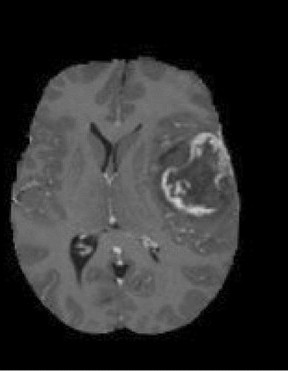
#> input picture Experiment6/img1.jpg, 288 x 371 px
$ jupyter execute main.ipynb
#> lines starting #> are read from the running program, lines starting #| are printed output that depends on the picture
[cell 1]
import cv2  # OpenCV library ko import kar rahe hain jo image processing ke liye use hoti hai
import numpy as np  # NumPy library ko import kar rahe hain jo numerical computations aur array manipulations ke liye use hoti hai
import matplotlib.pyplot as plt  # Matplotlib ka pyplot module import kar rahe hain jo images aur graphs visualize karne ke liye use hota hai

[cell 2]
# Image ko load kar rahe hain
image = cv2.imread('img1.jpg')
#> image is the input picture: shape (371, 288, 3); min 0, max 211, mean 47.9

# OpenCV default BGR format me image load karta hai, isliye usse RGB me convert kar rahe hain
image = cv2.cvtColor(image, cv2.COLOR_BGR2RGB)

[cell 3]
# Image ko 2D array me reshape kar rahe hain jisme har pixel ka ek RGB triplet hoga
pixel_values = image.reshape((-1, 3))

# Pixel values ko float32 format me convert kar rahe hain kyunki OpenCV ke k-means algorithm me float format required hota hai
pixel_values = np.float32(pixel_values)

[cell 4]
# K-Means algorithm ke termination criteria define kar rahe hain
# TERM_CRITERIA_EPS: Algorithm tab stop hoga jab accuracy threshold reach ho jaye
# TERM_CRITERIA_MAX_ITER: Algorithm maximum 100 iterations tak chalega
criteria = (cv2.TERM_CRITERIA_EPS + cv2.TERM_CRITERIA_MAX_ITER, 100, 0.2)

# Clusters ki sankhya define kar rahe hain (Yahan 3 clusters lenge)
k = 3

# K-Means clustering apply kar rahe hain
# pixel_values: Input data (image ke pixels)
# k: Number of clusters
# None: K-Means ke liye koi predefined labels nahi de rahe hain
# criteria: Stopping criteria jo humne define kiya hai
# 10: Algorithm ko 10 baar run karke best clustering result choose karega
# KMEANS_RANDOM_CENTERS: Cluster centers random initialize honge
_, labels, centers = cv2.kmeans(pixel_values, k, None, criteria, 10, cv2.KMEANS_RANDOM_CENTERS)
#> centers = [[84.4, 84.4, 84.4], [109.7, 109.7, 109.7], [1.38, 1.38, 1.38]]

[cell 5]
# Cluster centers ko uint8 format me convert kar rahe hain taki inhe image me use kiya ja sake
centers = np.uint8(centers)
#> centers = [[84, 84, 84], [109, 109, 109], [1, 1, 1]]

# Har pixel ke label ke corresponding cluster center assign kar rahe hain
segmented_image = centers[labels.flatten()]

# 1D array me store segmented pixels ko wapas original image shape me reshape kar rahe hain
segmented_image = segmented_image.reshape(image.shape)
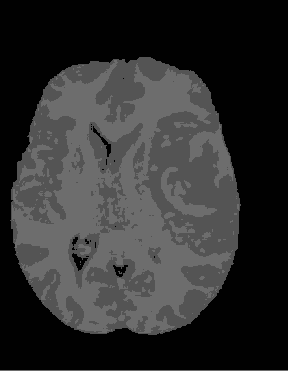
#> segmented_image: shape (371, 288, 3); min 1, max 109, mean 47.4

[cell 6]
# Figure ka size set kar rahe hain (10x5 inches)
plt.figure(figsize=(10,5))

# Pehli subplot me original image dikhayenge
plt.subplot(1,2,1)  # 1 row, 2 columns, pehli position
plt.imshow(image)  # Original image display kar rahe hain
plt.title("Original Image")  # Title set kar rahe hain

# Dusri subplot me segmented image dikhayenge
plt.subplot(1,2,2)  # 1 row, 2 columns, dusri position
plt.imshow(segmented_image)  # K-Means clustered image display kar rahe hain
plt.title("Segmented Image (K-Means)")  # Title set kar rahe hain

# Final output display kar rahe hain
plt.show()
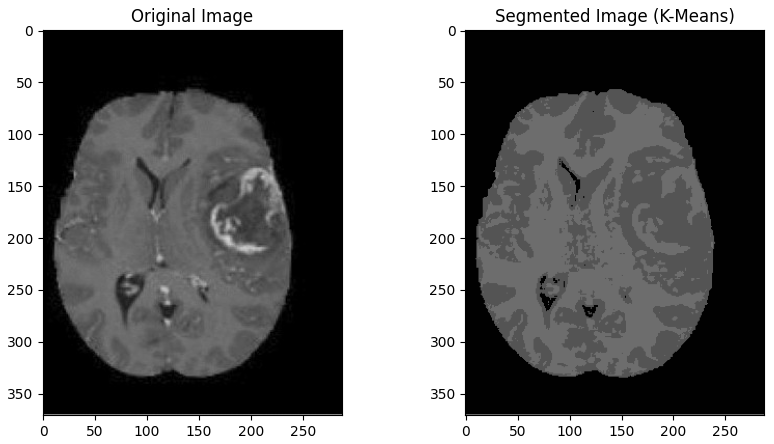
#> figure drawn by matplotlib, 2 panels
